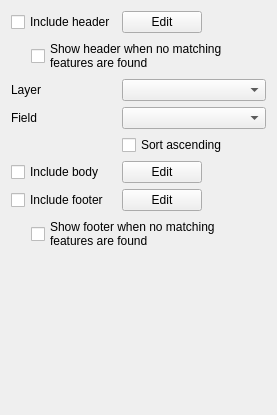
<?xml version="1.0" encoding="UTF-8"?>
<ui version="4.0">
 <class>QgsReportWidgetFieldGroupSectionBase</class>
 <widget class="QWidget" name="QgsReportWidgetFieldGroupSectionBase">
  <property name="geometry">
   <rect>
    <x>0</x>
    <y>0</y>
    <width>277</width>
    <height>415</height>
   </rect>
  </property>
  <property name="windowTitle">
   <string>Layout Manager</string>
  </property>
  <layout class="QVBoxLayout" name="verticalLayout">
   <item>
    <layout class="QGridLayout" name="gridLayout">
     <item row="0" column="1">
      <widget class="QPushButton" name="mButtonEditHeader">
       <property name="toolTip">
        <string>Edit the field group header layout</string>
       </property>
       <property name="text">
        <string>Edit</string>
       </property>
      </widget>
     </item>
     <item row="4" column="1" colspan="2">
      <widget class="QCheckBox" name="mSortAscendingCheckBox">
       <property name="toolTip">
        <string>Sort features ascendingly by field value</string>
       </property>
       <property name="text">
        <string>Sort ascending</string>
       </property>
      </widget>
     </item>
     <item row="2" column="0">
      <widget class="QLabel" name="label_2">
       <property name="text">
        <string>Layer</string>
       </property>
      </widget>
     </item>
     <item row="6" column="1">
      <widget class="QPushButton" name="mButtonEditFooter">
       <property name="toolTip">
        <string>Edit the field group footer layout</string>
       </property>
       <property name="text">
        <string>Edit</string>
       </property>
      </widget>
     </item>
     <item row="6" column="0">
      <widget class="QCheckBox" name="mCheckShowFooter">
       <property name="toolTip">
        <string>Include a footer layout after the last matching feature</string>
       </property>
       <property name="text">
        <string>Include footer</string>
       </property>
      </widget>
     </item>
     <item row="3" column="1" colspan="2">
      <widget class="QgsFieldComboBox" name="mFieldComboBox">
       <property name="toolTip">
        <string>Source field to iterate over</string>
       </property>
      </widget>
     </item>
     <item row="1" column="0" colspan="3">
      <layout class="QHBoxLayout" name="horizontalLayout">
       <property name="spacing">
        <number>0</number>
       </property>
       <item>
        <spacer name="horizontalSpacer">
         <property name="orientation">
          <enum>Qt::Horizontal</enum>
         </property>
         <property name="sizeType">
          <enum>QSizePolicy::Fixed</enum>
         </property>
         <property name="sizeHint" stdset="0">
          <size>
           <width>20</width>
           <height>1</height>
          </size>
         </property>
        </spacer>
       </item>
       <item>
        <widget class="QCheckBox" name="mCheckHeaderAlwaysVisible">
         <property name="toolTip">
          <string>If unchecked, the header will only be shown when at least one matching feature is found</string>
         </property>
         <property name="text">
          <string>Show header when no matching
features are found</string>
         </property>
        </widget>
       </item>
      </layout>
     </item>
     <item row="2" column="1" colspan="2">
      <widget class="QgsMapLayerComboBox" name="mLayerComboBox">
       <property name="toolTip">
        <string>Source layer to iterate over</string>
       </property>
      </widget>
     </item>
     <item row="0" column="0">
      <widget class="QCheckBox" name="mCheckShowHeader">
       <property name="toolTip">
        <string>Include a header layout before the first matching feature</string>
       </property>
       <property name="text">
        <string>Include header</string>
       </property>
      </widget>
     </item>
     <item row="5" column="2">
      <spacer name="horizontalSpacer_2">
       <property name="orientation">
        <enum>Qt::Horizontal</enum>
       </property>
       <property name="sizeHint" stdset="0">
        <size>
         <width>40</width>
         <height>20</height>
        </size>
       </property>
      </spacer>
     </item>
     <item row="5" column="0">
      <widget class="QCheckBox" name="mCheckShowBody">
       <property name="toolTip">
        <string>Include a separate layout for every matching feature found</string>
       </property>
       <property name="text">
        <string>Include body</string>
       </property>
      </widget>
     </item>
     <item row="5" column="1">
      <widget class="QPushButton" name="mButtonEditBody">
       <property name="toolTip">
        <string>Edit the field group body layout</string>
       </property>
       <property name="text">
        <string>Edit</string>
       </property>
      </widget>
     </item>
     <item row="3" column="0">
      <widget class="QLabel" name="label_3">
       <property name="text">
        <string>Field</string>
       </property>
      </widget>
     </item>
     <item row="7" column="0" colspan="3">
      <layout class="QHBoxLayout" name="horizontalLayout_2">
       <property name="spacing">
        <number>0</number>
       </property>
       <item>
        <spacer name="horizontalSpacer_3">
         <property name="orientation">
          <enum>Qt::Horizontal</enum>
         </property>
         <property name="sizeType">
          <enum>QSizePolicy::Fixed</enum>
         </property>
         <property name="sizeHint" stdset="0">
          <size>
           <width>20</width>
           <height>1</height>
          </size>
         </property>
        </spacer>
       </item>
       <item>
        <widget class="QCheckBox" name="mCheckFooterAlwaysVisible">
         <property name="toolTip">
          <string>If unchecked, the footer will only be shown when at least one matching feature is found</string>
         </property>
         <property name="text">
          <string>Show footer when no matching
features are found</string>
         </property>
        </widget>
       </item>
      </layout>
     </item>
    </layout>
   </item>
   <item>
    <spacer name="verticalSpacer">
     <property name="orientation">
      <enum>Qt::Vertical</enum>
     </property>
     <property name="sizeHint" stdset="0">
      <size>
       <width>20</width>
       <height>40</height>
      </size>
     </property>
    </spacer>
   </item>
  </layout>
 </widget>
 <customwidgets>
  <customwidget>
   <class>QgsMapLayerComboBox</class>
   <extends>QComboBox</extends>
   <header>qgis.gui</header>
  </customwidget>
  <customwidget>
   <class>QgsFieldComboBox</class>
   <extends>QComboBox</extends>
   <header>qgis.gui</header>
  </customwidget>
 </customwidgets>
 <tabstops>
  <tabstop>mCheckShowHeader</tabstop>
  <tabstop>mButtonEditHeader</tabstop>
  <tabstop>mCheckHeaderAlwaysVisible</tabstop>
  <tabstop>mLayerComboBox</tabstop>
  <tabstop>mFieldComboBox</tabstop>
  <tabstop>mSortAscendingCheckBox</tabstop>
  <tabstop>mCheckShowBody</tabstop>
  <tabstop>mButtonEditBody</tabstop>
  <tabstop>mCheckShowFooter</tabstop>
  <tabstop>mButtonEditFooter</tabstop>
  <tabstop>mCheckFooterAlwaysVisible</tabstop>
 </tabstops>
 <resources/>
 <connections/>
</ui>
